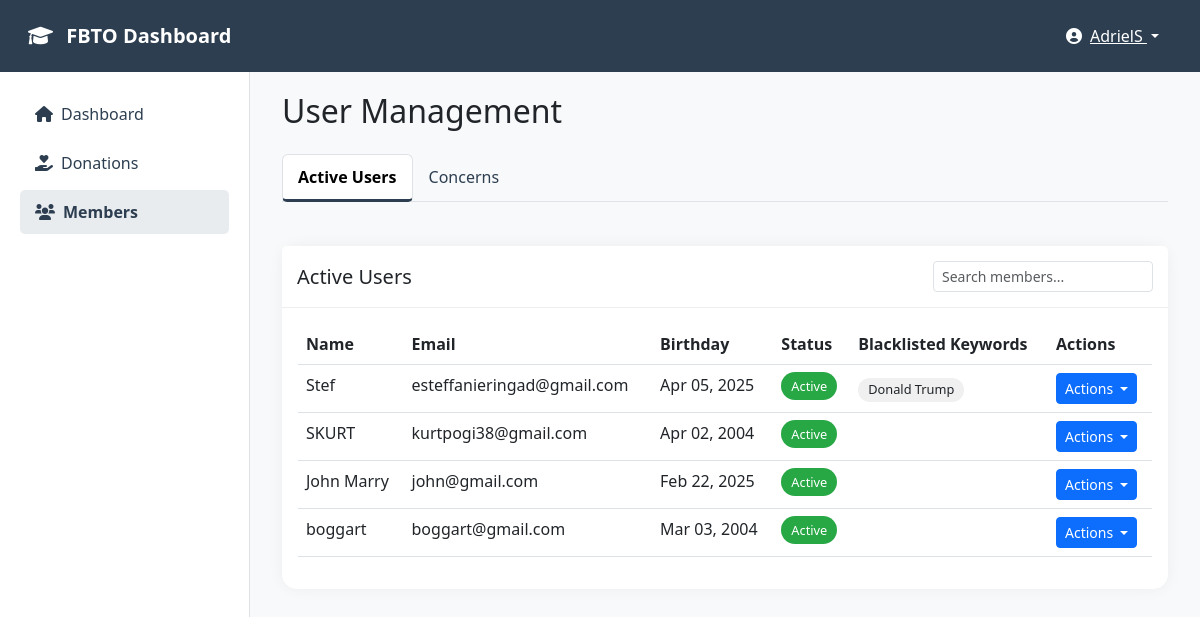
The app's page /admin/members.php (signed in) with its own data.
### tables this page shows
CREATE TABLE `users` (
  `ID` int(11) NOT NULL,
  `is_admin` int(1) NOT NULL,
  `username` varchar(50) NOT NULL,
  `firstname` varchar(50) NOT NULL,
  `lastname` varchar(50) NOT NULL,
  `email` varchar(50) NOT NULL,
  `password` varchar(255) NOT NULL,
  `gender` enum('Male','Female','Other') NOT NULL DEFAULT 'Male',
  `birthday` date DEFAULT NULL,
  `profile_picture` varchar(255) DEFAULT 'default.png',
  `is_active` tinyint(1) DEFAULT 1
);

CREATE TABLE `blacklist` (
  `id` int(11) NOT NULL,
  `user_id` int(11) NOT NULL,
  `keyword` varchar(100) NOT NULL,
  `created_at` timestamp NOT NULL DEFAULT current_timestamp()
);

### admin/members.php (the view, shortened to what this page needs)
<?php
require_once "../connect.php";
$username = $_SESSION["username"];
$create_blacklist_table = "CREATE TABLE IF NOT EXISTS blacklist (
    id INT(11) NOT NULL AUTO_INCREMENT,
    user_id INT(11) NOT NULL,
    keyword VARCHAR(100) NOT NULL,
    created_at TIMESTAMP DEFAULT CURRENT_TIMESTAMP,
    PRIMARY KEY (id),
    FOREIGN KEY (user_id) REFERENCES users(ID) ON DELETE CASCADE
)";
$conn->query($create_blacklist_table);
$create_contact_messages_table = "CREATE TABLE IF NOT EXISTS contact_messages (
    id INT(11) NOT NULL AUTO_INCREMENT,
    email VARCHAR(100) NOT NULL,
    phone VARCHAR(20) DEFAULT NULL,
    concern TEXT NOT NULL,
    created_at TIMESTAMP DEFAULT CURRENT_TIMESTAMP,
    PRIMARY KEY (id)
)";
$conn->query($create_contact_messages_table);
$active_tab = isset($_GET['tab']) ? $_GET['tab'] : 'users';
$members_query = "SELECT * FROM users WHERE is_admin = 0 ORDER BY ID DESC";
$members_result = $conn->query($members_query);
?>
<!DOCTYPE html>
<html lang="en">
<head>
    <link href="https://cdn.jsdelivr.net/npm/bootstrap@5.3.0/dist/css/bootstrap.min.css" rel="stylesheet">
    <link href="https://cdnjs.cloudflare.com/ajax/libs/font-awesome/6.0.0/css/all.min.css" rel="stylesheet">
</head>
<body>
    <nav class="navbar navbar-expand-lg navbar-dark">
        <div class="container-fluid">
            <a class="navbar-brand" href="#">
                <i class="fas fa-graduation-cap me-2"></i>
                FBTO Dashboard
            </a>
            <div class="d-flex align-items-center">
                <div class="dropdown">
                    <button class="btn btn-link text-white dropdown-toggle" type="button" id="userDropdown" data-bs-toggle="dropdown">
                        <i class="fas fa-user-circle me-2"></i><?php echo htmlspecialchars($username); ?>
                    </button>
                </div>
            </div>
        </div>
    </nav>
    <div class="sidebar">
        <div class="nav flex-column">
            <a href="dashboard.php" class="nav-link">
                <i class="fas fa-home me-2"></i>Dashboard
            </a>
            <a href="donations.php" class="nav-link">
                <i class="fas fa-hand-holding-heart me-2"></i>Donations
            </a>
            <a href="members.php" class="nav-link active">
                <i class="fas fa-users me-2"></i>Members
            </a>
        </div>
    </div>
    <div class="main-content">
        <div class="container">
            <h2 class="mb-4">User Management</h2>
            <ul class="nav nav-tabs mb-4">
                <li class="nav-item">
                    <a class="nav-link <?php echo $active_tab === 'users' ? 'active' : ''; ?>" href="?tab=users">Active Users</a>
                </li>
                <li class="nav-item">
                    <a class="nav-link <?php echo $active_tab === 'concerns' ? 'active' : ''; ?>" href="?tab=concerns">Concerns</a>
                </li>
            </ul>
            <div class="tab-content">
                <?php if ($active_tab === 'users'): ?>
                    <div class="card">
                        <div class="card-header d-flex justify-content-between align-items-center">
                            <h5 class="mb-0">Active Users</h5>
                            <div class="d-flex gap-2">
                                <input type="text" class="form-control form-control-sm" id="searchInput" placeholder="Search members...">
                            </div>
                        </div>
                        <div class="card-body">
                            <div class="table-responsive">
                                <table class="table table-hover" id="membersTable">
                                    <thead>
                                        <tr>
                                            <th>Name</th>
                                            <th>Email</th>
                                            <th>Birthday</th>
                                            <th>Status</th>
                                            <th>Blacklisted Keywords</th>
                                            <th>Actions</th>
                                        </tr>
                                    </thead>
                                    <tbody>
                                        <?php while($member = $members_result->fetch_assoc()): ?>
                                            <?php
                                            $blacklist_query = "SELECT * FROM blacklist WHERE user_id = ?";
                                            $stmt = $conn->prepare($blacklist_query);
                                            $stmt->bind_param("i", $member['ID']);
                                            $stmt->execute();
                                            $blacklist_result = $stmt->get_result();
                                            ?>
                                            <tr>
                                                <td><?php echo htmlspecialchars($member['username']); ?></td>
                                                <td><?php echo htmlspecialchars($member['email']); ?></td>
                                                <td><?php echo $member['birthday'] ? date('M d, Y', strtotime($member['birthday'])) : 'Not provided'; ?></td>
                                                <td>
                                                    <span class="status-badge status-<?php echo isset($member['is_active']) && $member['is_active'] ? 'active' : 'inactive'; ?>">
                                                        <?php echo isset($member['is_active']) && $member['is_active'] ? 'Active' : 'Inactive'; ?>
                                                    </span>
                                                </td>
                                                <td>
                                                    <div class="blacklist-keywords">
                                                        <?php while($blacklist = $blacklist_result->fetch_assoc()): ?>
                                                            <span class="blacklist-keyword"><?php echo htmlspecialchars($blacklist['keyword']); ?></span>
                                                        <?php endwhile; ?>
                                                    </div>
                                                </td>
                                                <td>
                                                    <div class="dropdown">
                                                        <button class="btn btn-sm btn-primary dropdown-toggle" type="button" data-bs-toggle="dropdown">
                                                            Actions
                                                        </button>
                                                    </div>
                                                </td>
                                            </tr>
                                        <?php endwhile; ?>
                                    </tbody>
                                </table>
                            </div>
                        </div>
                    </div>
                <?php endif; ?>
            </div>
        </div>
    </div>
</body>
</html>

### admin/members.php (style rules this page uses)
body { background-color: #f8f9fa; font-family: 'Segoe UI', Tahoma, Geneva, Verdana, sans-serif; }
.navbar { background-color: #2c3e50; padding: 1rem; }
.navbar-brand { font-weight: 600; color: white !important; }
.sidebar { background: white; border-right: 1px solid #dee2e6; height: calc(100vh - 56px); position: fixed; padding: 20px; width: 250px; }
.main-content { margin-left: 250px; padding: 20px; }
.card { border: none; border-radius: 15px; box-shadow: 0 0 15px rgba(0,0,0,0.05); margin-bottom: 20px; }
.card-header { background-color: white; border-bottom: 1px solid #eee; font-weight: 600; padding: 15px; }
.nav-link { color: #2c3e50; padding: 10px 15px; border-radius: 5px; margin-bottom: 5px; }
.nav-link.active { background-color: #e9ecef; color: #2c3e50; font-weight: 600; }
.status-badge { padding: 5px 10px; border-radius: 15px; font-size: 0.8em; }
.status-active { background-color: #28a745; color: white; }
.tab-content { padding: 20px 0; }
.nav-tabs .nav-link.active { border-bottom: 3px solid #2c3e50; }
.blacklist-keywords { display: flex; flex-wrap: wrap; gap: 5px; margin-top: 5px; }
.blacklist-keyword { background-color: #f0f0f0; border-radius: 15px; padding: 2px 10px; font-size: 0.8em; }

### records on screen
users: username "Stef", email "esteffanieringad@gmail.com", birthday "Apr 05, 2025", is_active "Active"
blacklist: keyword "Donald Trump"
users: username "SKURT", email "kurtpogi38@gmail.com", birthday "Apr 02, 2004", is_active "Active"
users: username "John Marry", email "john@gmail.com", birthday "Feb 22, 2025", is_active "Active"
users: username "boggart", email "boggart@gmail.com", birthday "Mar 03, 2004", is_active "Active"

### other values on screen
$username "AdrielS"
